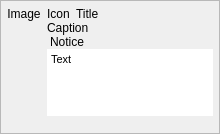
<?xml version="1.0" encoding="UTF-8"?>
<ui version="4.0">
 <class>NotifyWidgetClass</class>
 <widget class="QWidget" name="NotifyWidgetClass">
  <property name="geometry">
   <rect>
    <x>0</x>
    <y>0</y>
    <width>220</width>
    <height>134</height>
   </rect>
  </property>
  <property name="sizePolicy">
   <sizepolicy hsizetype="Fixed" vsizetype="Fixed">
    <horstretch>0</horstretch>
    <verstretch>0</verstretch>
   </sizepolicy>
  </property>
  <property name="minimumSize">
   <size>
    <width>220</width>
    <height>50</height>
   </size>
  </property>
  <property name="maximumSize">
   <size>
    <width>220</width>
    <height>134</height>
   </size>
  </property>
  <property name="cursor">
   <cursorShape>PointingHandCursor</cursorShape>
  </property>
  <layout class="QVBoxLayout" name="verticalLayout_3">
   <property name="margin">
    <number>0</number>
   </property>
   <item>
    <widget class="QFrame" name="frmPopup">
     <property name="frameShape">
      <enum>QFrame::StyledPanel</enum>
     </property>
     <property name="frameShadow">
      <enum>QFrame::Raised</enum>
     </property>
     <layout class="QVBoxLayout" name="verticalLayout_2">
      <property name="leftMargin">
       <number>0</number>
      </property>
      <property name="topMargin">
       <number>6</number>
      </property>
      <property name="rightMargin">
       <number>0</number>
      </property>
      <property name="bottomMargin">
       <number>0</number>
      </property>
      <item>
       <widget class="QWidget" name="wdtText" native="true">
        <layout class="QHBoxLayout" name="horizontalLayout">
         <property name="leftMargin">
          <number>6</number>
         </property>
         <property name="topMargin">
          <number>0</number>
         </property>
         <property name="rightMargin">
          <number>6</number>
         </property>
         <property name="bottomMargin">
          <number>0</number>
         </property>
         <item>
          <layout class="QVBoxLayout" name="verticalLayout_4">
           <item>
            <widget class="QLabel" name="lblImage">
             <property name="enabled">
              <bool>true</bool>
             </property>
             <property name="text">
              <string notr="true">Image</string>
             </property>
             <property name="alignment">
              <set>Qt::AlignHCenter|Qt::AlignTop</set>
             </property>
            </widget>
           </item>
           <item>
            <spacer name="verticalSpacer">
             <property name="orientation">
              <enum>Qt::Vertical</enum>
             </property>
             <property name="sizeHint" stdset="0">
              <size>
               <width>20</width>
               <height>0</height>
              </size>
             </property>
            </spacer>
           </item>
          </layout>
         </item>
         <item>
          <layout class="QVBoxLayout" name="verticalLayout">
           <property name="spacing">
            <number>0</number>
           </property>
           <item>
            <layout class="QHBoxLayout" name="horizontalLayout_3">
             <item>
              <widget class="QWidget" name="wdtCaption" native="true">
               <layout class="QHBoxLayout" name="horizontalLayout_2">
                <property name="spacing">
                 <number>3</number>
                </property>
                <property name="leftMargin">
                 <number>0</number>
                </property>
                <property name="topMargin">
                 <number>0</number>
                </property>
                <property name="rightMargin">
                 <number>16</number>
                </property>
                <property name="bottomMargin">
                 <number>0</number>
                </property>
                <item>
                 <widget class="QLabel" name="lblIcon">
                  <property name="text">
                   <string notr="true">Icon</string>
                  </property>
                 </widget>
                </item>
                <item>
                 <widget class="QLabel" name="lblTitle">
                  <property name="sizePolicy">
                   <sizepolicy hsizetype="Expanding" vsizetype="Preferred">
                    <horstretch>0</horstretch>
                    <verstretch>0</verstretch>
                   </sizepolicy>
                  </property>
                  <property name="text">
                   <string notr="true">Title</string>
                  </property>
                  <property name="textFormat">
                   <enum>Qt::PlainText</enum>
                  </property>
                  <property name="indent">
                   <number>3</number>
                  </property>
                 </widget>
                </item>
               </layout>
              </widget>
             </item>
            </layout>
           </item>
           <item>
            <widget class="QLabel" name="lblCaption">
             <property name="sizePolicy">
              <sizepolicy hsizetype="Expanding" vsizetype="Preferred">
               <horstretch>0</horstretch>
               <verstretch>0</verstretch>
              </sizepolicy>
             </property>
             <property name="text">
              <string notr="true">Caption</string>
             </property>
             <property name="textFormat">
              <enum>Qt::PlainText</enum>
             </property>
             <property name="margin">
              <number>3</number>
             </property>
            </widget>
           </item>
           <item>
            <widget class="QLabel" name="lblNotice">
             <property name="text">
              <string notr="true">Notice</string>
             </property>
             <property name="textFormat">
              <enum>Qt::PlainText</enum>
             </property>
             <property name="indent">
              <number>3</number>
             </property>
            </widget>
           </item>
           <item>
            <widget class="NotifyTextBrowser" name="tbrText">
             <property name="cursor" stdset="0">
              <cursorShape>PointingHandCursor</cursorShape>
             </property>
             <property name="focusPolicy">
              <enum>Qt::NoFocus</enum>
             </property>
             <property name="frameShape">
              <enum>QFrame::NoFrame</enum>
             </property>
             <property name="verticalScrollBarPolicy">
              <enum>Qt::ScrollBarAlwaysOff</enum>
             </property>
             <property name="horizontalScrollBarPolicy">
              <enum>Qt::ScrollBarAlwaysOff</enum>
             </property>
             <property name="html">
              <string notr="true">&lt;!DOCTYPE HTML PUBLIC &quot;-//W3C//DTD HTML 4.0//EN&quot; &quot;http://www.w3.org/TR/REC-html40/strict.dtd&quot;&gt;
&lt;html&gt;&lt;head&gt;&lt;meta name=&quot;qrichtext&quot; content=&quot;1&quot; /&gt;&lt;style type=&quot;text/css&quot;&gt;
p, li { white-space: pre-wrap; }
&lt;/style&gt;&lt;/head&gt;&lt;body style=&quot; font-family:'MS Shell Dlg 2'; font-size:8.25pt; font-weight:400; font-style:normal;&quot;&gt;
&lt;p style=&quot; margin-top:0px; margin-bottom:0px; margin-left:0px; margin-right:0px; -qt-block-indent:0; text-indent:0px;&quot;&gt;Text&lt;/p&gt;&lt;/body&gt;&lt;/html&gt;</string>
             </property>
             <property name="textInteractionFlags">
              <set>Qt::NoTextInteraction</set>
             </property>
             <property name="openLinks">
              <bool>false</bool>
             </property>
            </widget>
           </item>
           <item>
            <widget class="QWidget" name="wdtButtons" native="true">
             <layout class="QHBoxLayout" name="horizontalLayout_4">
              <property name="spacing">
               <number>3</number>
              </property>
              <property name="leftMargin">
               <number>0</number>
              </property>
              <property name="topMargin">
               <number>6</number>
              </property>
              <property name="rightMargin">
               <number>0</number>
              </property>
              <item>
               <spacer name="hspSpacerActions">
                <property name="orientation">
                 <enum>Qt::Horizontal</enum>
                </property>
                <property name="sizeType">
                 <enum>QSizePolicy::Preferred</enum>
                </property>
                <property name="sizeHint" stdset="0">
                 <size>
                  <width>0</width>
                  <height>0</height>
                 </size>
                </property>
               </spacer>
              </item>
             </layout>
            </widget>
           </item>
           <item>
            <spacer name="verticalSpacer_3">
             <property name="orientation">
              <enum>Qt::Vertical</enum>
             </property>
             <property name="sizeHint" stdset="0">
              <size>
               <width>20</width>
               <height>0</height>
              </size>
             </property>
            </spacer>
           </item>
          </layout>
         </item>
        </layout>
       </widget>
      </item>
     </layout>
    </widget>
   </item>
  </layout>
 </widget>
 <layoutdefault spacing="6" margin="11"/>
 <customwidgets>
  <customwidget>
   <class>NotifyTextBrowser</class>
   <extends>QTextBrowser</extends>
   <header>notifytextbrowser.h</header>
  </customwidget>
 </customwidgets>
 <resources/>
 <connections/>
</ui>
